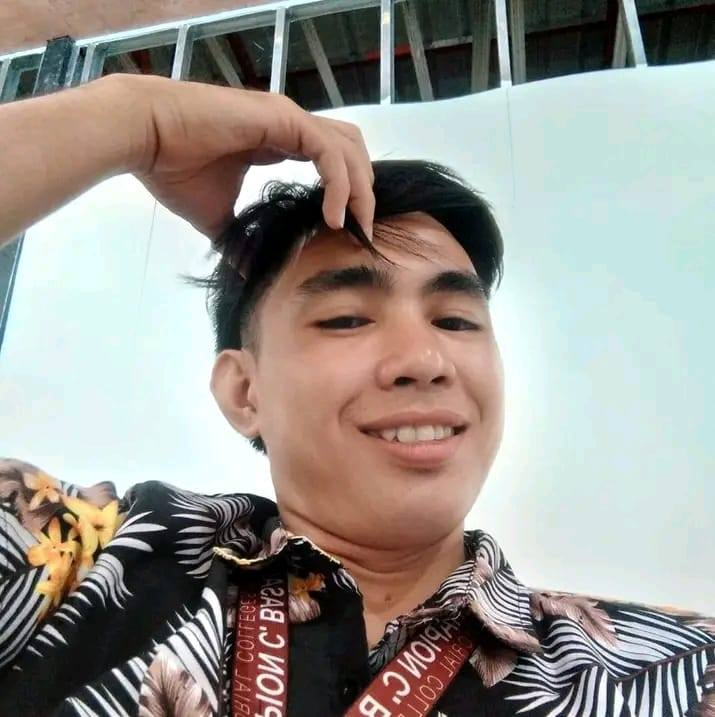
#> input picture a.jpg, 715 x 717 px; its folder holds only this picture in this run
$ python capture_quality.py --input a.jpg
#> lines starting #> are read from the running program, lines starting #| are printed output that depends on the picture
#!/usr/bin/env python3
"""
Capture quality assessment (Phase 1)
- Glare/blur/orientation checks
- pass@Npx metric on long side (default 1000px)
- Per-frame quality score in [0, 1]
- Coaching hints (config-driven)

Config (JSON): configs/capture_quality.json
{
  "weights": { "blur": 0.4, "glare": 0.3, "orientation": 0.1, "resolution": 0.2 },
  "blur": { "target_variance": 400.0, "pass_threshold": 200.0 },
  "glare": { "white_threshold": 240, "max_fraction": 0.02 },
  "resolution": { "min_long_side": 1000 },
  "coaching": { "max_hints": 3 }
}

No magic numbers: all thresholds are in config.
"""
from __future__ import annotations

import argparse
import json
import os
from dataclasses import dataclass
from datetime import datetime, timezone, timedelta
from typing import Dict, List, Tuple

import numpy as np
from PIL import Image, ImageOps


SUPPORTED_EXTS = {".jpg", ".jpeg", ".png", ".bmp", ".tiff", ".tif", ".webp"}
DEFAULT_CONFIG_PATH = os.environ.get(
    "CAPTURE_QUALITY_CONFIG", "configs/capture_quality.json"
)


@dataclass
class Weights:
    blur: float
    glare: float
    orientation: float
    resolution: float


@dataclass
class BlurCfg:
    target_variance: float
    pass_threshold: float


@dataclass
class GlareCfg:
    white_threshold: int
    max_fraction: float


@dataclass
class ResCfg:
    min_long_side: int


@dataclass
class CoachingCfg:
    max_hints: int


@dataclass
class Config:
    weights: Weights
    blur: BlurCfg
    glare: GlareCfg
    resolution: ResCfg
    coaching: CoachingCfg

    @staticmethod
    def from_dict(d: Dict) -> "Config":
        return Config(
            weights=Weights(**d["weights"]),
            blur=BlurCfg(**d["blur"]),
            glare=GlareCfg(**d["glare"]),
            resolution=ResCfg(**d["resolution"]),
            coaching=CoachingCfg(**d["coaching"]),
        )


# ------------------------- Image utilities -------------------------

def load_image(path: str) -> Image.Image:
    """Open image and auto-correct orientation using EXIF if present."""
    img = Image.open(path)
    try:
        img = ImageOps.exif_transpose(img)
        corrected = True
    except Exception:
        corrected = False
    # Add a flag on the object for downstream use
    img._orientation_corrected = corrected  # type: ignore[attr-defined]
    return img


def to_gray_np(img: Image.Image) -> np.ndarray:
    g = img.convert("L")
    arr = np.asarray(g, dtype=np.float32)
    return arr


def conv2d(img: np.ndarray, kernel: np.ndarray) -> np.ndarray:
    """Naive 2D convolution with reflect padding (no additional deps)."""
    kh, kw = kernel.shape
    py, px = kh // 2, kw // 2
    padded = np.pad(img, ((py, py), (px, px)), mode="reflect")
    out = np.zeros_like(img, dtype=np.float32)
    for y in range(kh):
        for x in range(kw):
            out += kernel[y, x] * padded[y : y + img.shape[0], x : x + img.shape[1]]
    return out


def laplacian_variance(gray: np.ndarray) -> float:
    """Variance of Laplacian as blur indicator."""
    kernel = np.array([[0.0, 1.0, 0.0], [1.0, -4.0, 1.0], [0.0, 1.0, 0.0]], dtype=np.float32)
    lap = conv2d(gray, kernel)
    return float(lap.var())


# ------------------------- Metrics & Scoring -------------------------

def compute_metrics(img: Image.Image, cfg: Config) -> Dict:
    w, h = img.size
    long_side = max(w, h)

    gray = to_gray_np(img)

    # Blur metric (higher variance -> sharper)
    blur_var = laplacian_variance(gray)
    blur_score = min(blur_var / max(cfg.blur.target_variance, 1e-6), 1.0)

    # Glare metric (fraction of near-white pixels)
    glare_frac = float((gray >= float(cfg.glare.white_threshold)).mean())
    glare_score = max(0.0, 1.0 - min(glare_frac / max(cfg.glare.max_fraction, 1e-9), 1.0))

    # Orientation (we only know EXIF correction status)
    orientation_ok = bool(getattr(img, "_orientation_corrected", False))
    # If we corrected, assume good (1.0). If no EXIF, we set a conservative 0.5.
    orientation_score = 1.0 if orientation_ok else 0.5

    # Resolution
    res_score = min(long_side / float(cfg.resolution.min_long_side), 1.0)
    pass_at_n = long_side >= cfg.resolution.min_long_side

    # Weighted quality score
    wts = cfg.weights
    quality = (
        wts.blur * blur_score
        + wts.glare * glare_score
        + wts.orientation * orientation_score
        + wts.resolution * res_score
    )
    # Clamp [0, 1]
    quality = float(max(0.0, min(1.0, quality)))

    metrics = {
        "width": w,
        "height": h,
        "long_side_px": long_side,
        "blur_variance": blur_var,
        "glare_fraction": glare_frac,
        "pass_at_px": cfg.resolution.min_long_side,
        "pass_at_px_ok": pass_at_n,
        "orientation_corrected": orientation_ok,
        "scores": {
            "blur": blur_score,
            "glare": glare_score,
            "orientation": orientation_score,
            "resolution": res_score,
        },
        "quality_score": quality,
    }
    return metrics


def coaching_hints(metrics: Dict, cfg: Config) -> List[str]:
    hints: List[str] = []

    if metrics["scores"]["blur"] < max(cfg.blur.pass_threshold / max(cfg.blur.target_variance, 1e-6), 0.0):
        hints.append("Hold steady and ensure the ID is in focus. Increase lighting if possible.")

    if metrics["glare_fraction"] > cfg.glare.max_fraction:
        hints.append(
            "Reduce glare: avoid direct light on the ID. Tilt slightly or move to softer lighting."
        )

    if not metrics["pass_at_px_ok"]:
        hints.append(
            f"Move closer or capture at higher resolution (long side ≥ {cfg.resolution.min_long_side}px)."
        )

    if not metrics.get("orientation_corrected", False):
        hints.append("Keep the ID upright; if auto-rotation is off, rotate device to portrait/landscape as needed.")

    return hints[: max(cfg.coaching.max_hints, 0)]


# ------------------------- CLI / Runner -------------------------

def load_config(path: str) -> Config:
    with open(path, "r", encoding="utf-8") as f:
        data = json.load(f)
    return Config.from_dict(data)


def list_images(input_path: str) -> List[str]:
    p = os.path.abspath(input_path)
    if os.path.isdir(p):
        files = [
            os.path.join(p, fn)
            for fn in sorted(os.listdir(p))
            if os.path.splitext(fn.lower())[1] in SUPPORTED_EXTS
        ]
        return files
    else:
        ext = os.path.splitext(p.lower())[1]
        if ext in SUPPORTED_EXTS and os.path.exists(p):
            return [p]
        raise FileNotFoundError(f"No supported image(s) at {input_path}")


def now_iso_utc8() -> str:
    tz = timezone(timedelta(hours=8))
    return datetime.now(tz=tz).isoformat()


def run(input_path: str, cfg_path: str, out_path: str | None) -> Dict:
    cfg = load_config(cfg_path)
    files = list_images(input_path)

    frames: List[Dict] = []
    for fp in files:
        img = load_image(fp)
        m = compute_metrics(img, cfg)
        m["file"] = os.path.relpath(fp)
        m["coaching_hints"] = coaching_hints(m, cfg)
        frames.append(m)

    # Pick best frame by quality_score
    best_idx = max(range(len(frames)), key=lambda i: frames[i]["quality_score"]) if frames else -1
    summary = {
        "frames": frames,
        "best_frame_index": best_idx,
        "best_quality_score": (frames[best_idx]["quality_score"] if best_idx >= 0 else None),
        "generated_at": now_iso_utc8(),
        "config_path": os.path.relpath(cfg_path),
        "min_long_side_px": cfg.resolution.min_long_side,
        "weights": {
            "blur": cfg.weights.blur,
            "glare": cfg.weights.glare,
            "orientation": cfg.weights.orientation,
            "resolution": cfg.weights.resolution,
        },
    }

    if out_path:
        os.makedirs(os.path.dirname(out_path) or ".", exist_ok=True)
        with open(out_path, "w", encoding="utf-8") as f:
            json.dump(summary, f, ensure_ascii=False, indent=2)
    return summary


def main():
    parser = argparse.ArgumentParser(description="Capture quality assessment")
    parser.add_argument(
        "--input",
        required=True,
        help="Path to image file or directory of images",
    )
    parser.add_argument(
        "--config",
        default=DEFAULT_CONFIG_PATH,
        help="Path to JSON config (default: env CAPTURE_QUALITY_CONFIG or configs/capture_quality.json)",
    )
    parser.add_argument(
        "--out",
        default=None,
        help="Optional path to write JSON output",
    )
    args = parser.parse_args()

    result = run(args.input, args.config, args.out)
#> (reads configs/capture_quality.json from the repository)
#> in load_image, img is the input picture: PIL image 715x717 RGB; mean R, G, B 153.2, 149.3, 143.3
#> in to_gray_np, `g = img.convert("L")`:
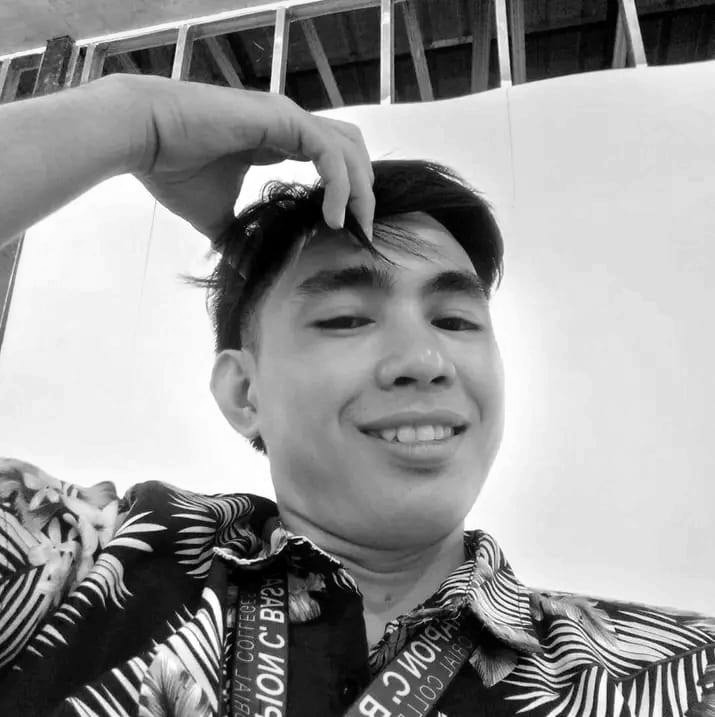
#> g: PIL image 715x717 L; min 0, max 255, mean 149.8
#> in conv2d, `padded = np.pad(img, ((py, py), (px, px)), mode="reflect")`:
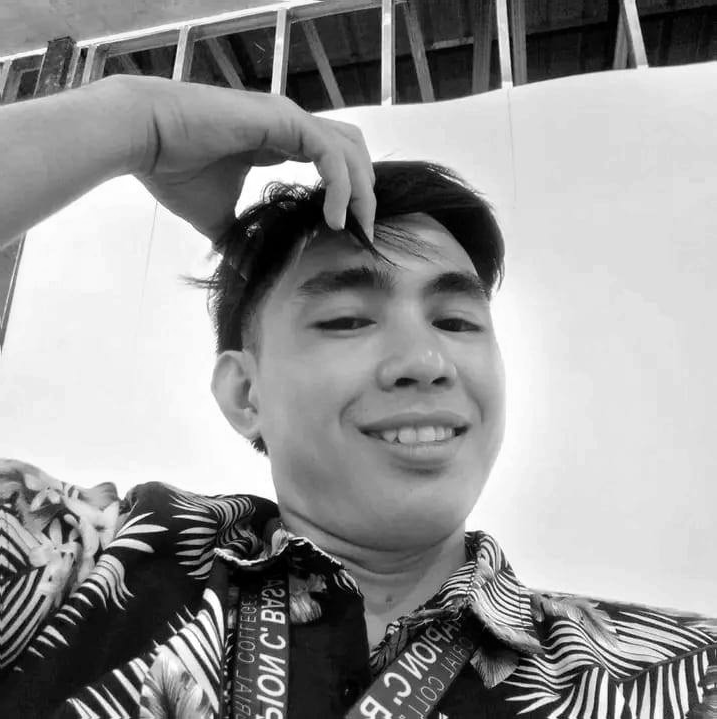
#> padded: shape (719, 717) float32; min 0, max 255, mean 149.7
#> after the loop in conv2d, `for y in range(kh):`:
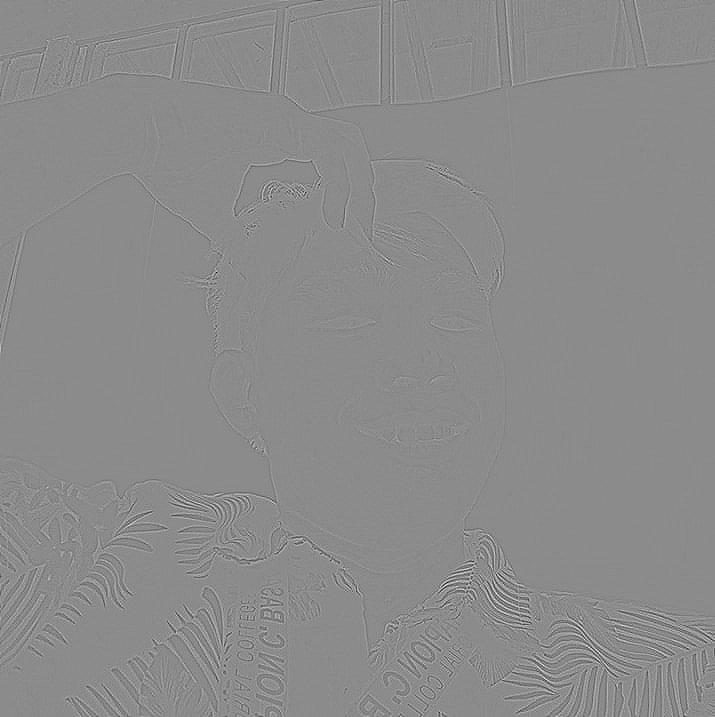
#> out: shape (717, 715) float32; min -451, max 375, mean 0; drawn with min black and max white
#> in compute_metrics, `blur_var = laplacian_variance(gray)`: blur_var = 709
#> in compute_metrics, `blur_score = min(blur_var / max(cfg.blur.target_variance, 1e-6), 1.0)`: blur_score = 1
#> in compute_metrics, `glare_frac = float((gray >= float(cfg.glare.white_threshold)).mean())`: glare_frac = 0.142
#> in compute_metrics, `glare_score = max(0.0, 1.0 - min(glare_frac / max(cfg.glare.max_fracti..`: glare_score = 0
#> in compute_metrics, `orientation_ok = bool(getattr(img, "_orientation_corrected", False))`: orientation_ok = True
#> in compute_metrics, `orientation_score = 1.0 if orientation_ok else 0.5`: orientation_score = 1
#> in compute_metrics, `quality = ( wts.blur * blur_score + wts.glare * glare_score + wts.orie..`: quality = 0.643
#> in run, `m = compute_metrics(img, cfg)`: m = 10 items
#> in run, `best_idx = max(range(len(frames)), key=lambda i: frames[i]["quality_sc..`: best_idx = 0
#> result = 7 items
    # Print to stdout (PII-safe; only relative file paths)
    print(json.dumps(result, ensure_ascii=False, indent=2))
#> (printed output is left out)


if __name__ == "__main__":
    main()
